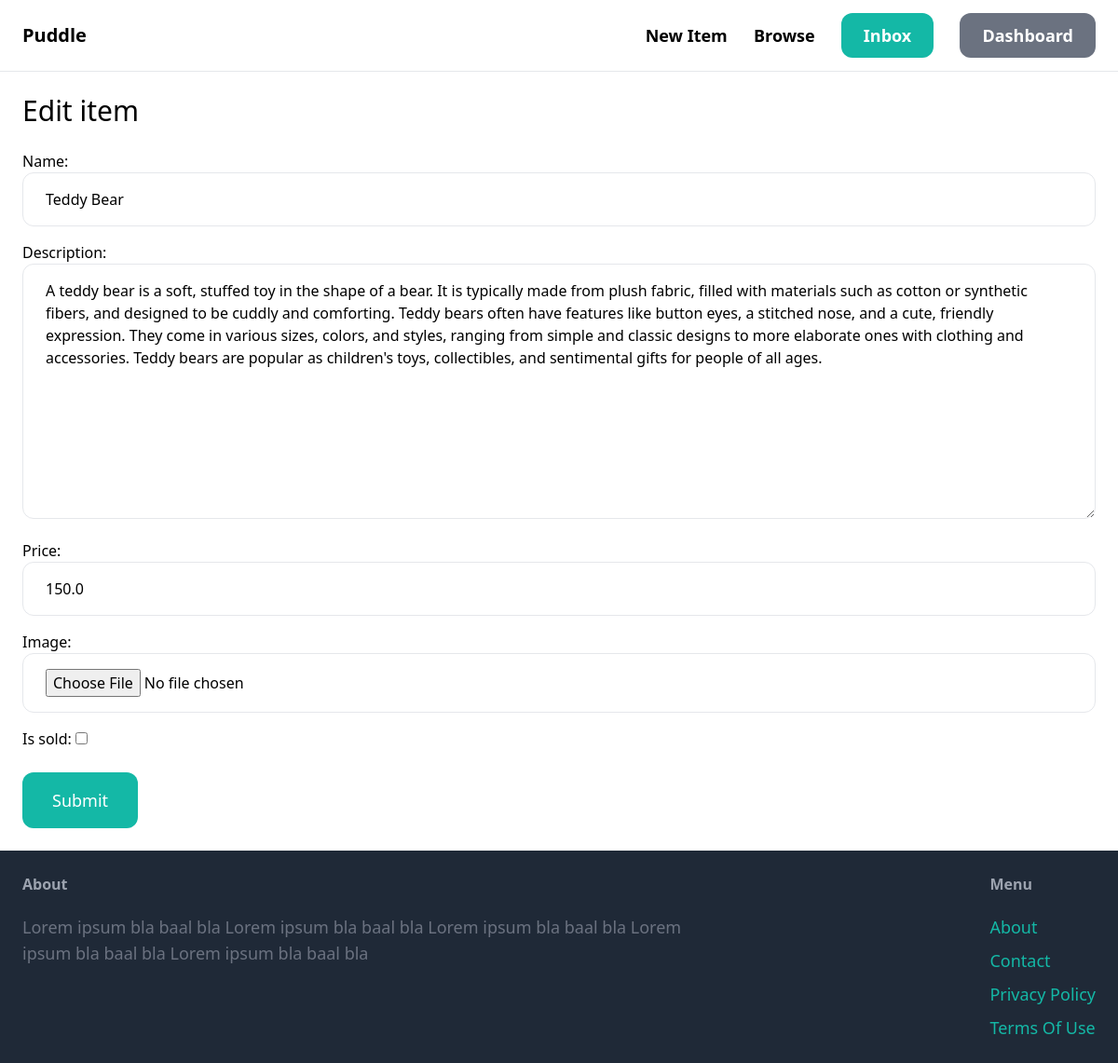
The page /items/1/edit/ (signed in) on the database its author committed.
### item/models.py (models this page shows, shortened)
class Item(models.Model):
    category = models.ForeignKey(Category, related_name='items', on_delete=models.CASCADE)
    name=models.CharField(max_length=255)
    description = models.TextField(blank=True, null=True)
    price = models.FloatField()
    image = models.ImageField(upload_to='item_images', blank=True, null=True)
    is_sold = models.BooleanField(default=False)
    create_by = models.ForeignKey(User, related_name='items',  on_delete = models.CASCADE)
    created_at = models.DateTimeField(auto_now_add=True)

### item/views.py (the view)
# urls.py: path('<int:pk>/edit/',views.edit, name='edit')
@login_required
def edit(request, pk):
    item = get_object_or_404(Item, pk=pk, create_by=request.user)
    if request.method == 'POST':
        form = EditItemForm(request.POST, request.FILES, instance=item)
        if form.is_valid():
            form.save()
            return redirect('item:detail', pk = item.id)
    else:
        form = EditItemForm(instance=item)
    return render(request, 'item/form.html', {
        'form': form,
        'title': 'Edit item',
    })

### item/forms.py
class EditItemForm(forms.ModelForm):
    class Meta:
        model = Item
        fields = ('name', 'description', 'price', 'image', 'is_sold')
        widgets = {
            'name': forms.TextInput(attrs={
                'class': INPUT_CLASSES
            }),
            'description': forms.Textarea(attrs={
                'class': INPUT_CLASSES
            }),
            'price': forms.TextInput(attrs={
                'class': INPUT_CLASSES
            }),
            'image': forms.FileInput(attrs={
                'class': INPUT_CLASSES
            })
        }

### item/templates/item/form.html (shortened to what this page needs)
{% extends "core/base.html" %}
{% block content %}
<h1 class="mb-6 text-3xl">{{ title }}</h1>
<form method="post" action="." enctype="multipart/form-data">
    <div class="space-y-4">
         {{ form.as_p }}
    </div>
    <button class="mt-6 py-4 px-8 text-lg bg-teal-500 hover:bg-teal-700 rounded-xl text-white">Submit</button>
</form>
{%  endblock %}

### rows shown on the page
Item: name "Teddy Bear", description "A teddy bear is a soft, stuffed toy in the shape of a bear. It is typically made from plush fabric, filled with materials such as cotton or synthetic fibers, and designed to be cuddly and comforting. Teddy bears often have features like button eyes, a stitched nose, and a cute, friendly expression. They come in various sizes, colors, and styles, ranging from simple and classic designs to more elaborate ones with clothing and accessories. Teddy bears are popular as children's toys, collectibles, and sentimental gifts for people of all ages.", price "150.0"

### other values the page prints
{{ title }} "Edit item"
